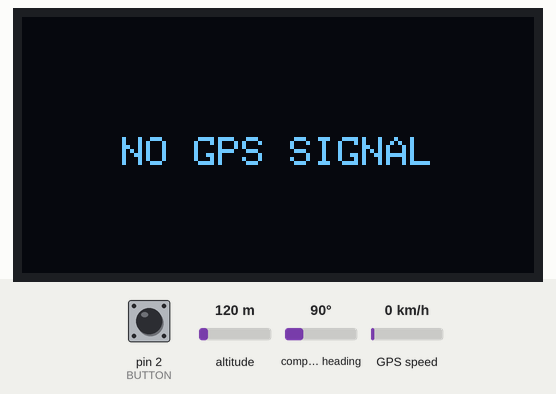
Recording of a sketch running on a simulated Arduino Uno, built with avr-gcc and run on an emulated ATmega328P. On the bench: 128×64 one-colour display. The test bench sets the inputs (shaded band); at power-on: GPS speed 0 km/h, pin 2 (BUTTON) HIGH, altitude 120 m, compass heading 90°. The GPS gets a fix after 3 s at 37.7749, -122.4194 with 8 satellites; what the sketch prints to the serial monitor is not drawn.

Above: at 2.1 s.
At 3.7 s:
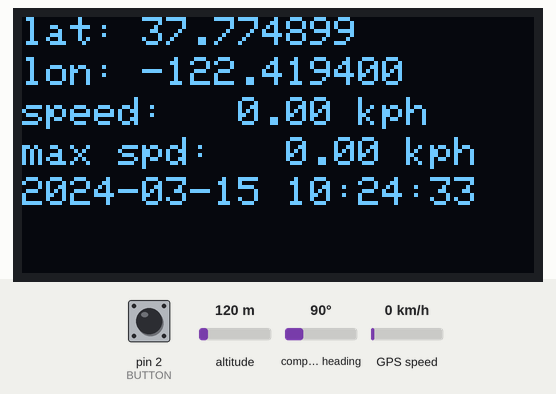
3.8 s: GPS speed set to 2 km/h
At 4.9 s:
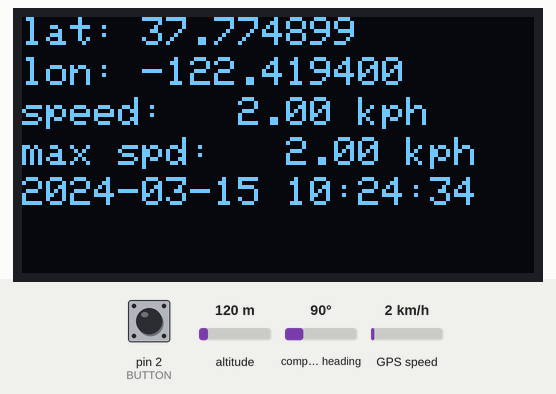
7.8 s: GPS speed set to 30 km/h
At 8.9 s:
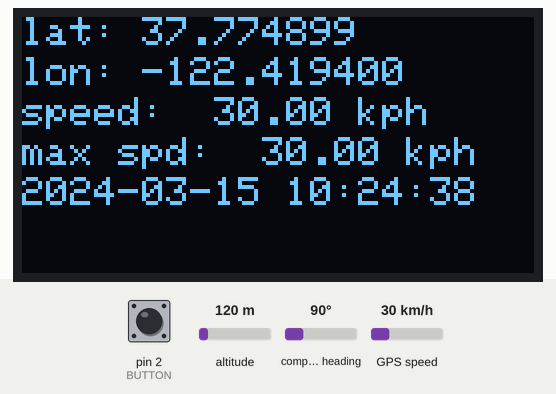
10.6 s: GPS speed set to 60 km/h
At 11.5 s:
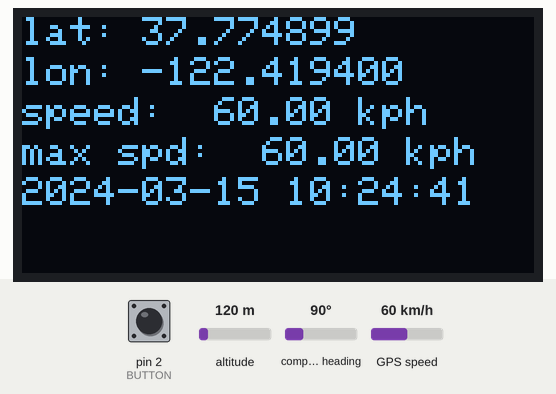
Timing chart, 0 to 13.6 s (numbered marks = the images above; inputs shaded):
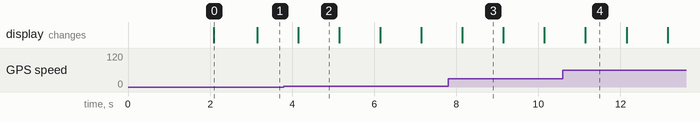

The sketch:

gps_speedo.ino
```cpp
#include <SPI.h>
#include <Wire.h>
#include <SoftwareSerial.h>
#include <Adafruit_GFX.h>
#include <Adafruit_SSD1306.h>
#include <TinyGPS.h>

#define SCREEN_WIDTH 128
#define SCREEN_HEIGHT 64

#define BUTTON 2 // pin 2 for the event button

#define OLED_RESET -1

Adafruit_SSD1306 display(SCREEN_WIDTH, SCREEN_HEIGHT, &Wire, OLED_RESET);

TinyGPS gps;
SoftwareSerial gpsSerial(3, 4);

char buf[22];

float max_speed = 0;

void setup() {
  Serial.begin(9600);

  if (!display.begin(SSD1306_SWITCHCAPVCC, 0x3C)) {
    // LCD init failed
    Serial.println(F("Display failed to initialize"));
    for (;;);
  }
  gpsSerial.begin(9600);

  pinMode(BUTTON, INPUT_PULLUP);
  attachInterrupt(digitalPinToInterrupt(BUTTON), button_pressed, FALLING);

  display.clearDisplay();
  display.setCursor(53, 30);
  display.setTextSize(1);
  display.setTextColor(SSD1306_WHITE);
  display.print(F("READY"));
  display.display();
  delay(2000);
  display.clearDisplay();
  display.setCursor(25, 30);
  display.print(F("NO GPS SIGNAL"));
  display.display();
  Serial.println(F("Ready"));
}

void display_print(unsigned int x, unsigned int y, const char* text) {
  display.setCursor(x,y);
  display.setTextSize(1);
  display.setTextColor(SSD1306_WHITE);

  display.print(text);
  display.display();
}

void button_pressed() {
  max_speed = 0;
}

void loop() {
  while(gpsSerial.available()) {
    if (gps.encode(gpsSerial.read())) {
      float lat;
      float lon;
      float float_kph;
      char strbuf[10];
      //float alt;
      int year;
      byte month, day, hour, minute, second, hundredth;

      gps.f_get_position(&lat, &lon);
      //gps.get_datetime(&date, &time);
      gps.crack_datetime(&year, &month, &day, &hour, &minute, &second, &hundredth);

      //alt = gps.f_altitude();
      float_kph = gps.f_speed_kmph();
      if (float_kph > max_speed)
        max_speed = float_kph;
      display.clearDisplay();
      display.setCursor(0, 0);
      display.setTextSize(1);
      display.setTextColor(SSD1306_WHITE);
      dtostrf(lat, 8, 6, strbuf);
      sprintf(buf, "lat: %s", strbuf);
      display.print(buf);

      display.setCursor(0, 10);
      dtostrf(lon, 8, 6, strbuf);
      sprintf(buf, "lon: %s", strbuf);
      display.print(buf);

      display.setCursor(0, 20);
      dtostrf(float_kph, 6, 2, strbuf);
      sprintf(buf, "speed: %s kph", strbuf);
      display.print(buf);

      display.setCursor(0, 30);
      dtostrf(max_speed, 6, 2, strbuf);
      sprintf(buf, "max spd: %s kph", strbuf);
      display.print(buf);
      /*
      display.setCursor(0, 40);
      dtostrf(alt, 4, 2, strbuf);
      sprintf(buf, "alt: %s m", strbuf);
      display.print(buf);
      */
      display.setCursor(0, 40);
      sprintf(buf, "%d-%02d-%02d %02d:%02d:%02d", year, month, day, hour, minute, second);
      display.print(buf);

      display.display();
    }
  }
}
```

Measured:
- what the display in image 0 shows lasts 1.0 s, from 2.1 s to 3.1 s
- what the display in image 2 shows lasts 1.0 s, from 4.1 s to 5.1 s
